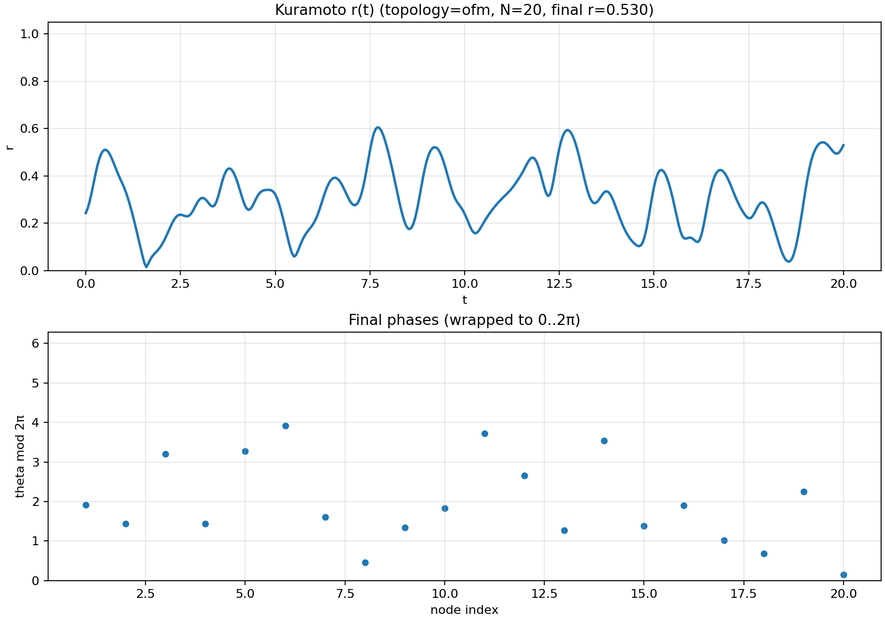
#> input picture outputs/kuramoto.png, 885 x 620 px, shrunk from 1600 x 1120 before the run
$ python phase1_report.py
#> lines starting #> are read from the running program, lines starting #| are printed output that depends on the picture
import argparse
import csv
import os
from pathlib import Path

import matplotlib
matplotlib.use("Agg")
import matplotlib.pyplot as plt
from matplotlib.backends.backend_pdf import PdfPages


def _img_page(pdf: PdfPages, title: str, img_path: Path) -> None:
#> called with title = 'Kuramoto (r(t) and final phases)'
    fig = plt.figure(figsize=(8.5, 11), constrained_layout=True)
    ax = fig.add_subplot(111)
    ax.set_title(title, fontsize=14)
    ax.axis("off")
    if img_path.exists():
        img = plt.imread(str(img_path))
#> img is the input picture: shape (620, 885, 4) float32; mean R, G, B, A 0.973, 0.976, 0.979, 1
#> call 3 of _img_page, with title = 'Rectangular tunneling (|psi|^2 and V)'
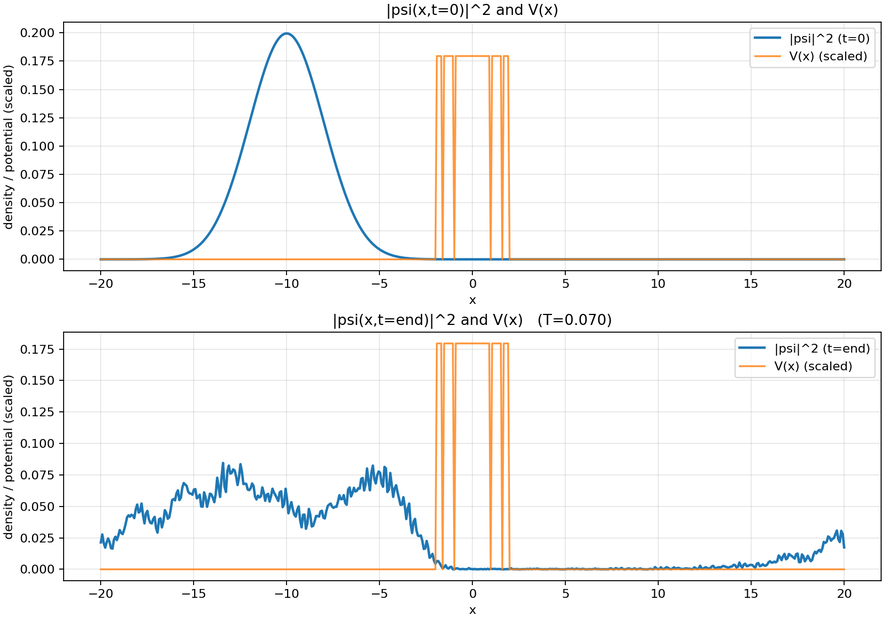
#> input picture outputs/tunneling.png, 885 x 620 px, shrunk from 1600 x 1120 before the run
#> in _img_page, img is the input picture: shape (620, 885, 4) float32; mean R, G, B, A 0.968, 0.964, 0.961, 1
#> call 4 of _img_page, with title = 'CHSH (single run)'
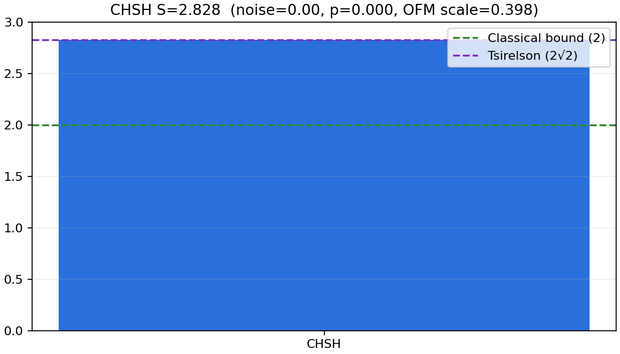
#> input picture outputs/chsh.png, 620 x 354 px, shrunk from 1120 x 640 before the run
#> in _img_page, img is the input picture: shape (354, 620, 4) float32; mean R, G, B, A 0.406, 0.591, 0.88, 1
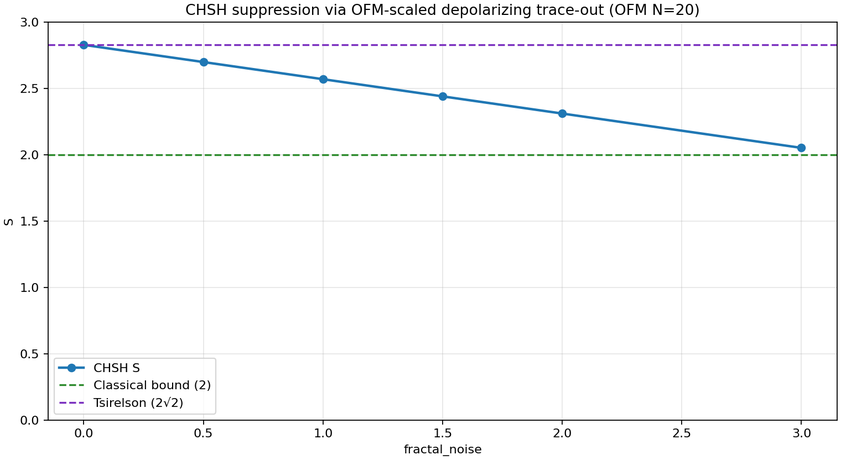
#> input picture outputs/chsh_noise_sweep.png, 841 x 460 px, shrunk from 1520 x 832 before the run
#> in _img_page, img is the input picture: shape (460, 841, 4) float32; mean R, G, B, A 0.974, 0.976, 0.978, 1
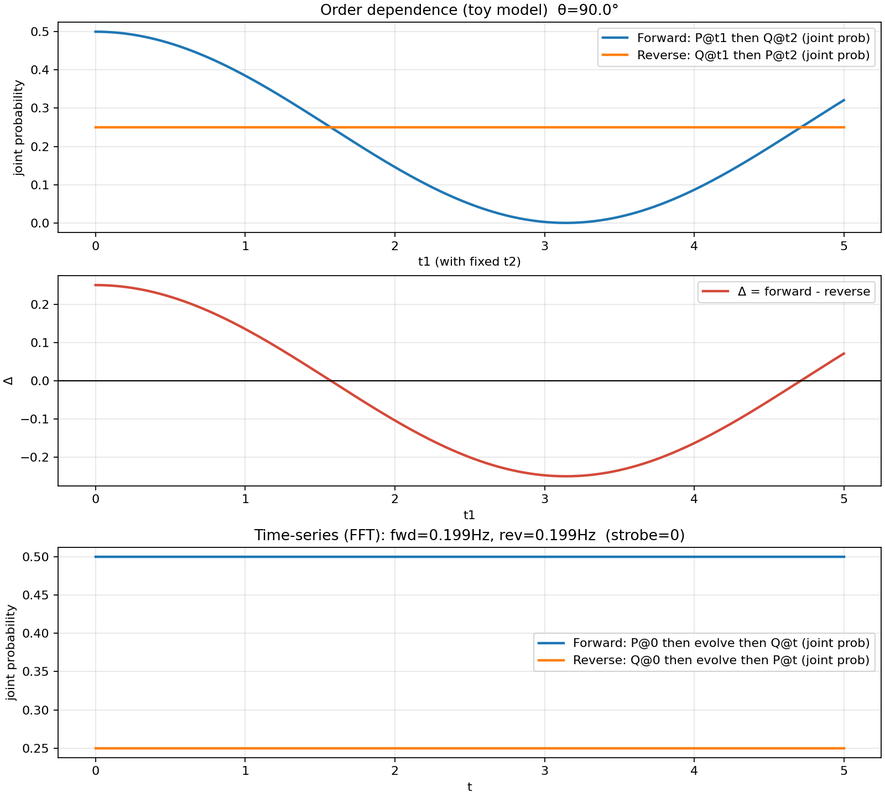
#> input picture outputs/retro.png, 885 x 797 px, shrunk from 1600 x 1440 before the run
#> in _img_page, img is the input picture: shape (797, 885, 4) float32; mean R, G, B, A 0.97, 0.967, 0.966, 1
        ax.imshow(img)
    else:
        ax.text(0.5, 0.5, f"Missing: {img_path.name}", ha="center", va="center", fontsize=12)
    pdf.savefig(fig)
    plt.close(fig)


def _table_page(pdf: PdfPages, title: str, csv_path: Path, max_rows: int = 40) -> None:
    fig = plt.figure(figsize=(8.5, 11), constrained_layout=True)
    ax = fig.add_subplot(111)
    ax.set_title(title, fontsize=14)
    ax.axis("off")

    if not csv_path.exists():
        ax.text(0.5, 0.5, f"Missing: {csv_path.name}", ha="center", va="center", fontsize=12)
        pdf.savefig(fig)
        plt.close(fig)
        return

    rows: list[list[str]] = []
    with open(csv_path, "r", encoding="utf-8") as f:
        r = csv.reader(f)
        for i, row in enumerate(r):
            if i >= max_rows:
                rows.append(["… truncated …"])
                break
            rows.append(row)

    # Matplotlib requires a rectangular table; pad short rows.
    cols = max((len(r) for r in rows), default=1)
    padded = [r + [""] * (cols - len(r)) for r in rows]
    table = ax.table(cellText=padded, loc="upper left", cellLoc="left")
    table.auto_set_font_size(False)
    table.set_fontsize(8)
    table.scale(1.0, 1.2)
    pdf.savefig(fig)
    plt.close(fig)


def main() -> int:
    p = argparse.ArgumentParser()
    p.add_argument("--outdir", default="outputs", help="Directory with generated PNG/CSV outputs.")
    p.add_argument("--outfile", default=None, help="Output PDF path (defaults to <outdir>/phase1_report.pdf).")
    args = p.parse_args()

    outdir = Path(args.outdir)
    outdir.mkdir(parents=True, exist_ok=True)
    outfile = Path(args.outfile) if args.outfile else (outdir / "phase1_report.pdf")

    with PdfPages(str(outfile)) as pdf:
        # Cover / summary
        fig = plt.figure(figsize=(8.5, 11), constrained_layout=True)
        ax = fig.add_subplot(111)
        ax.axis("off")
        ax.set_title("Phase 1 Simulation Report", fontsize=18, pad=20)
        ax.text(
            0.02,
            0.95,
            "This PDF bundles the latest plots + raw CSV tables produced by the headless runs.\n"
            "Regenerate everything via README commands, then re-run this script.\n",
            va="top",
            fontsize=11,
        )
        pdf.savefig(fig)
        plt.close(fig)

        # Plots
        _img_page(pdf, "Kuramoto (r(t) and final phases)", outdir / "kuramoto.png")
        _img_page(pdf, "Kuramoto animation (GIF) – not embedded; see outputs/kuramoto.gif", outdir / "kuramoto.png")
        _img_page(pdf, "Rectangular tunneling (|psi|^2 and V)", outdir / "tunneling.png")
        _img_page(pdf, "CHSH (single run)", outdir / "chsh.png")
        _img_page(pdf, "CHSH noise sweep", outdir / "chsh_noise_sweep.png")
        _img_page(pdf, "Retro (order dependence + time-series)", outdir / "retro.png")
        _img_page(pdf, "Retro spectrum", outdir / "retro_spectrum.png")
        _img_page(pdf, "Quantum switch (CPTP) interference / visibility", outdir / "retro_switch.png")
        _img_page(pdf, "Retro visibility vs theta", outdir / "retro_vis_vs_theta.png")
        _img_page(pdf, "Retro visibility vs phi", outdir / "retro_vis_vs_phi.png")
        _img_page(pdf, "Cantor tunneling sweep + fit", outdir / "cantor_t_sweep.png")

        # CSV tables
        _table_page(pdf, "CSV: CHSH noise sweep", outdir / "chsh_noise_sweep.csv")
        _table_page(pdf, "CSV: Retro visibility vs theta", outdir / "retro_vis_vs_theta.csv")
        _table_page(pdf, "CSV: Cantor tunneling sweep + fit", outdir / "cantor_t_sweep.csv")

    print(f"Wrote {os.path.abspath(outfile)}")
    return 0


if __name__ == "__main__":
    raise SystemExit(main())
#> (the program exits here)
